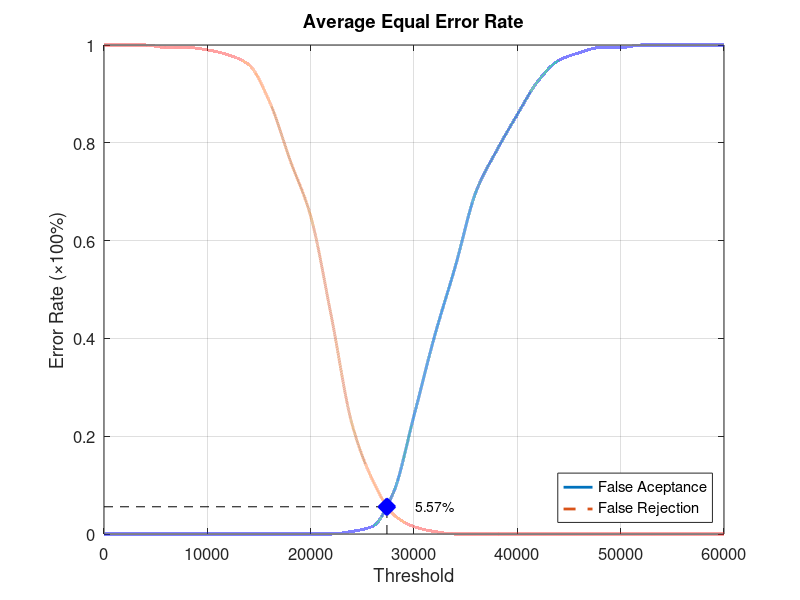
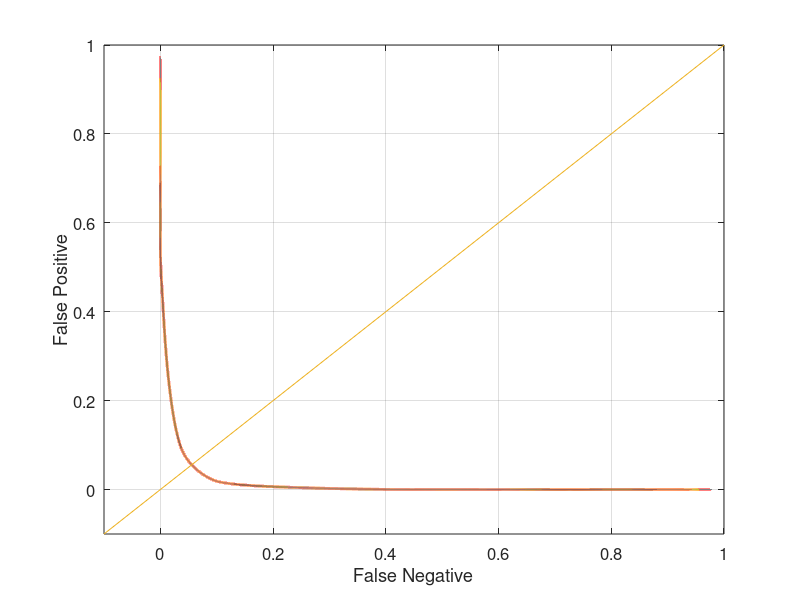

Reproduce these figures in MATLAB, in order.
function yEER = Database4_4
close all;
clear;
clc;
x = 0:2000:60000;
xq = 0:0.5:60000;

y0 = [0 0 0 0 0 0 0 0 0 0 0 0 0.00526316 0.0157895 0.0842105 0.242105 0.405263 0.547368 0.7 0.784211 0.857895 0.926316 0.968421 0.984211 0.994737 0.994737 1 1 1 1 1];
yy0 = interp1(x, y0, xq, 'pchip');
y1 = [1 1 1 0.995 0.995 0.99 0.98 0.96 0.885 0.765 0.65 0.445 0.225 0.11 0.04 0.015 0.005 0 0 0 0 0 0 0 0 0 0 0 0 0 0];
yy1 = interp1(x, y1, xq, 'pchip');

% Calculating EER: 
y2 = abs(y0 - y1);
find(y2 == min(y2))
yy2 = abs(yy0 - yy1);
xEER = find(yy2 == min(yy2));
xEERIndex = xq(xEER) % X-axis EER
yEER = yy0(xEER) % Y-axis EER

main = figure
plot(xq, yy0,'-','LineWidth', 2);	hold on
plot(xq, yy1,'--','LineWidth', 2);	hold on
plot([xEERIndex xEERIndex], [0 yEER], 'k--');	hold on
plot([0 xEERIndex], [yEER yEER], 'k--');	hold on
plot(xEERIndex, yEER, 'bx', 'LineWidth', 10);	hold on
text(xEERIndex + 10 * xEERIndex / 100, yEER, [num2str(round((10000 * yEER)) / 100) '%'])
legend('False Aceptance', 'False Rejection', 'Location', 'SouthEast')
xlabel('Threshold')
ylabel('Error Rate (\times100%)')
title('Average Equal Error Rate')
set(gca, 'FontSize', 12)
axis([0 60000 0 1])
grid on

print(main, 'Database4_4Main', '-dpng');
FNRxFPR = figure('Color', [1 1 1]);
plot(yy1, yy0, '-', yy1, yy0, 'LineWidth', 2);
hold on
y = -0.1:0.1:1
plot(y, y); 
set(gca, 'FontSize', 12)
xlabel('False Negative')
ylabel('False Positive')
axis([-0.1 1 -0.1 1])
set(gca, 'FontSize', 12)
grid on

print(FNRxFPR, 'Database4_4FNRxFPR','-dpng');
end
